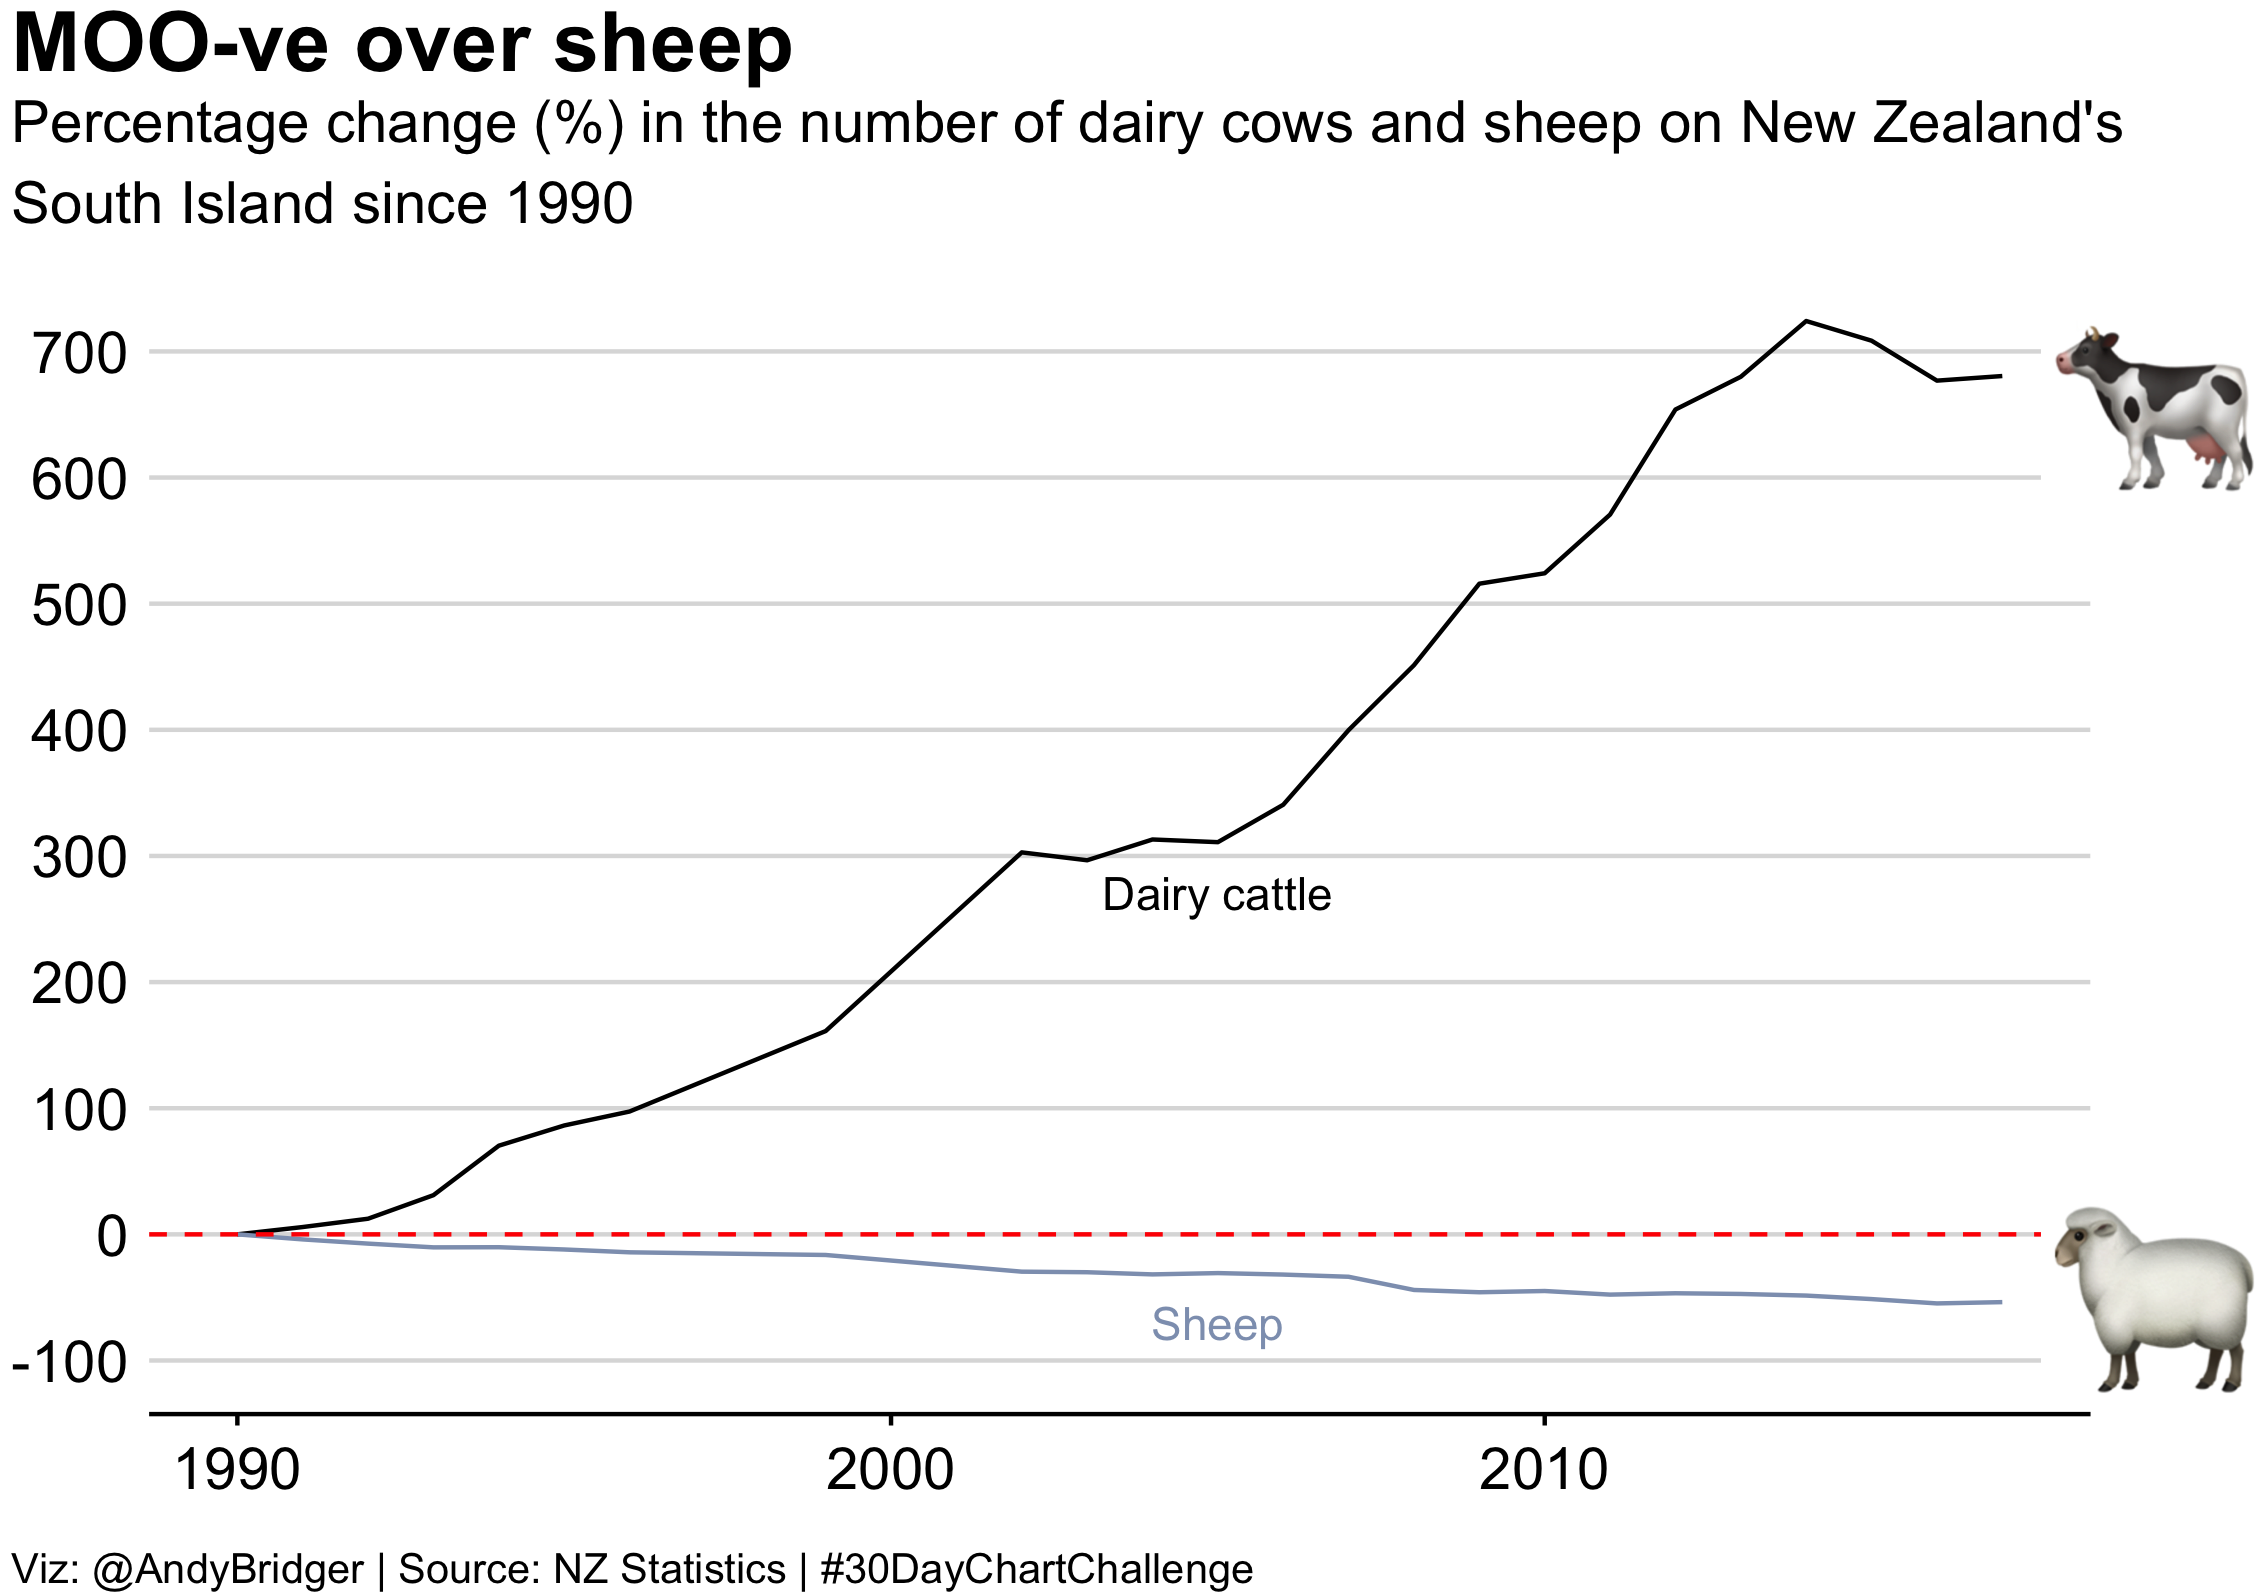

Write R code to recreate this figure.
#30DayChartChallenge 
#Day 8 | animal
#Viz: @AndyBridger

#download packages if needed
list.of.packages <- c('magick', 'png', 'dplyr', 'cowplot', 'ggplot2', 'readxl',
                      'zoo', 'lubridate', 'tidyverse', ' ggimage', 'data.table')
new.packages <- list.of.packages[!(list.of.packages %in% installed.packages()[,"Package"])]
if(length(new.packages)) install.packages(new.packages)

#load packages
lapply(c('magick', 'png', 'dplyr', 'cowplot', 'ggplot2', 'readxl',
         'zoo', 'lubridate', 'tidyverse', ' ggimage', 'data.table'), require, character.only = TRUE)

# load chocolate export data
urlfile="https://raw.githubusercontent.com/andybridger/30DayChartChallenge/main/day08/day08.csv"
d_nz <-read_csv(url(urlfile))
View(d_nz)

#linearly interpolate missing data
d_nz <- d_nz %>%
  mutate(approx = na.approx(no))

#create percentage change (I called the new column 'index')
d_nz <- d_nz %>% group_by(animal) %>% 
  mutate(index=(approx/approx[year=="1990"])*100-100) %>% ungroup()

#setup theme
moo_style <- function() {
  font <- "Arial"
  
  ggplot2::theme(
    #Text format:
    #This sets the font, size, type and colour of text for the chart's title
    plot.title = ggplot2::element_text(family=font,
                                       size=20,
                                       face="bold",
                                       color="black"),
    #This sets the font, size, type and colour of text for the chart's subtitle, as well as setting a margin between the title and the subtitle
    plot.subtitle = ggplot2::element_text(family=font,
                                          size=14,
                                          margin=ggplot2::margin(1.5,0,3,0)),
    plot.caption = ggplot2::element_text(family=font,
                                         size=10,
                                         hjust = 0.0
    ),
    #This leaves the caption text element empty, because it is set elsewhere in the finalise plot function
    
    #Legend format
    #This sets the position and alignment of the legend, removes a title and background for it and sets the requirements for any text within the legend. The legend may often need some more manual tweaking when it comes to its exact position based on the plot coordinates.
    legend.position = "none",
    
    #Axis format
    #This sets the text font, size and colour for the axis test, as well as setting the margins and removes lines and ticks. In some cases, axis lines and axis ticks are things we would want to have in the chart - the cookbook shows examples of how to do so.
    axis.title = ggplot2::element_blank(),
    axis.text = ggplot2::element_text(family=font,
                                      size=14,
                                      color="#000000"),
    axis.text.x = ggplot2::element_text(margin=ggplot2::margin(5, b = 10)),
    axis.ticks.y = ggplot2::element_blank(),
    axis.line.y = ggplot2::element_blank(),
    axis.line.x.bottom = ggplot2::element_line(color="#000000",size = 0.5, linetype = 1),
    axis.ticks.x.bottom = ggplot2::element_line(color="#000000",size = 0.5),
    
    #Grid lines
    #This removes all minor gridlines and adds major y gridlines. In many cases you will want to change this to remove y gridlines and add x gridlines. The cookbook shows you examples for doing so
    panel.grid.minor = ggplot2::element_blank(),
    panel.grid.major.y = ggplot2::element_line(color="#dcdcdc"),
    panel.grid.major.x = ggplot2::element_blank(),
    panel.border = ggplot2::element_blank(),
    
    #Blank background
    #This sets the panel background as blank, removing the standard grey ggplot background colour from the plot
    panel.background = ggplot2::element_blank(),
    
    #Strip background (#This sets the panel background for facet-wrapped plots to white, removing the standard grey ggplot background colour and sets the title size of the facet-wrap title to font size 22)
    strip.background = ggplot2::element_rect(fill="white"),
    strip.text = ggplot2::element_text(size  = 14,  hjust = 0)
  )
}

#create plot
ch_animal <- ggplot(data=d_nz, aes(x = year, y = index, group = animal, color = animal)) +
  geom_line()+
  moo_style()+
  scale_y_continuous(limits=c(-100, 750), breaks = seq(-100,700, by = 100))+
  geom_hline(yintercept=0, linetype="dashed", color = "red")+
  scale_color_manual(values = c("black", "#8e9fbc"))+
  geom_text(data = d_nz %>% filter(year == 2005), 
            aes(label = animal, x = year, y = index, color = animal), position = position_nudge(y = -40))+
  labs(title = "MOO-ve over sheep",
        subtitle = "Percentage change (%) in the number of dairy cows and sheep on New Zealand's 
South Island since 1990",
        caption = "Viz: @AndyBridger | Source: NZ Statistics | #30DayChartChallenge")+
  theme(plot.caption = element_text(hjust = 0), #Default is hjust=1
        plot.title.position = "plot", #NEW parameter. Apply for subtitle too.
        plot.caption.position =  "plot",
        plot.subtitle = element_text(lineheight = 1.15),
        plot.margin=unit(c(0.1,1.5,0.1,0.1),"cm"))
ch_animal

#import sheep and cow image and add to image 
sheep_image <- readPNG('data/sheep.png')
cow_image <- readPNG('data/dairycow.png')
ggdraw()+
  draw_plot(ch_animal)+
  draw_image(
    sheep_image, x = 1, y = 0.25, hjust = 1, vjust = 1, halign = 0.5, valign = 1,
    width = 0.10)+
  draw_image(
    cow_image, x = 1, y = 0.8, hjust = 1, vjust = 1, halign = 0.5, valign = 1,
    width = 0.10)

#save plot
ggsave('charts/day08.png',
       width = 6.4,
       height = 4.5,
       scale = 3,
       units = 'cm')

#####number chart
ch_animal <- ggplot(data=d_nz, aes(x = year, y = mn, group = animal, color = animal)) +
  geom_line()+
  moo_style()+
  scale_y_continuous(limits=c(0, 35), breaks = seq(0,35, by = 5))+
  scale_color_manual(values = c("black", "#8e9fbc"))+
  geom_text(data = d_nz %>% filter(year == 2005), 
            aes(label = animal, x = year, y = mn, color = animal), position = position_nudge(y = 2))+
  labs(title = "MOO-ve over sheep",
       subtitle = "Millions of dairy cows and sheep on New Zealand's South Island",
       caption = "Viz: @AndyBridger | Source: NZ Statistics | #30DayChartChallenge")+
  theme(plot.caption = element_text(hjust = 0), #Default is hjust=1
        plot.title.position = "plot", #NEW parameter. Apply for subtitle too.
        plot.caption.position =  "plot",
        plot.subtitle = element_text(lineheight = 1.15),
        plot.margin=unit(c(0.1,1.5,0.1,0.1),"cm"))
ch_animal

sheep_image<- system.file("/data","sheep.png", package = "cowplot")
sheep_image <- readPNG('data/sheep.png')
cow_image <- readPNG('data/dairycow.png')
ggdraw()+
  draw_plot(ch_animal)+
  draw_image(
    sheep_image, x = 1, y = 0.5, hjust = 1, vjust = 1, halign = 0.5, valign = 1,
    width = 0.10)+
  draw_image(
    cow_image, x = 1, y = 0.3, hjust = 1, vjust = 1, halign = 0.5, valign = 1,
    width = 0.10)

#save plot
ggsave('charts/day08_number.png',
       width = 6.4,
       height = 4.5,
       scale = 3,
       units = 'cm')



